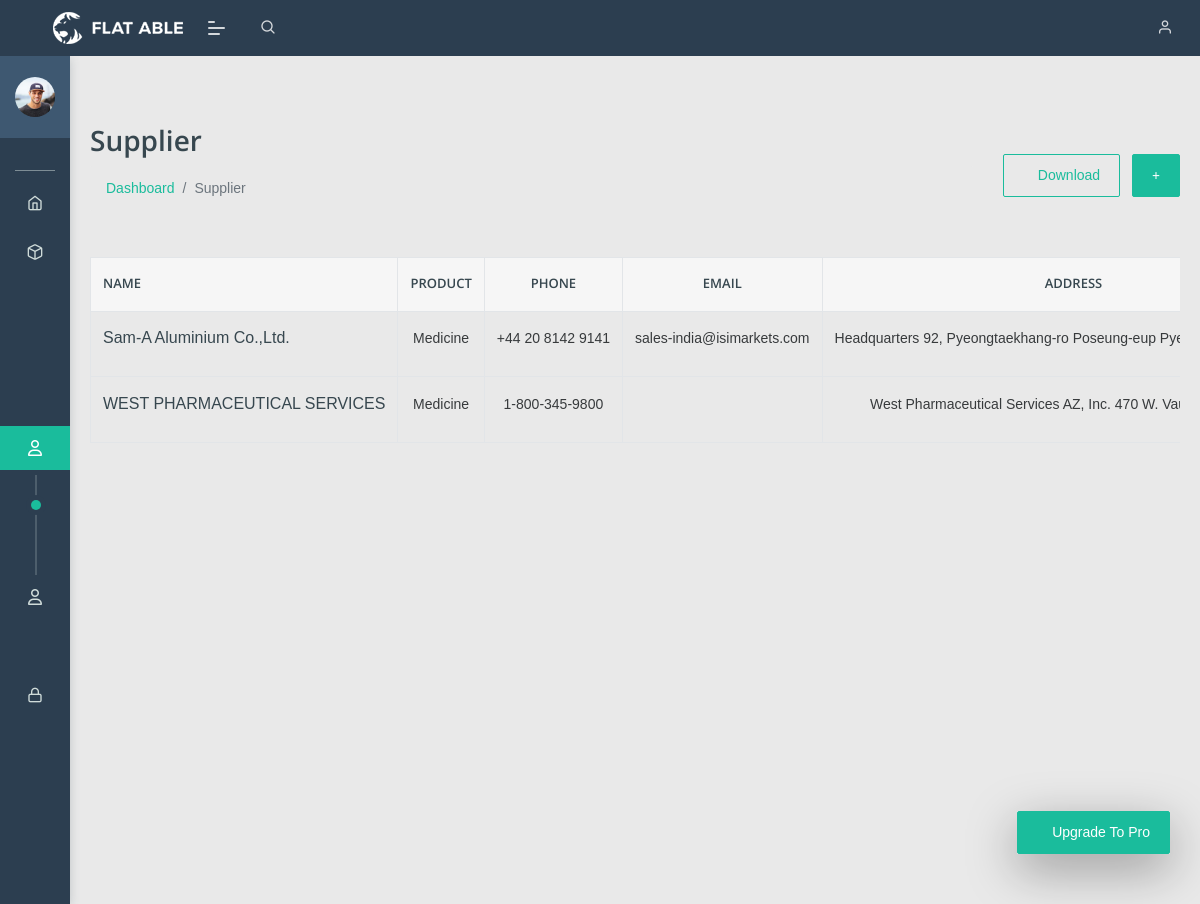
/view-suplier/ (signed in), run on the app's committed database.
### Pharmacey_App/models.py (models this page shows, shortened)
class Suplier(models.Model):
    name = models.CharField(max_length=160)
    email = models.EmailField()
    phone = models.CharField(max_length=20)
    company = models.CharField(max_length=150)
    address = models.CharField(max_length=560)
    product = models.CharField(max_length=160)
    description = models.TextField()

### Pharmacey_App/views.py (the view)
# urls.py: path('view-suplier/', views.View_Suppplier, name='View_Suppplier'),
@login_required()
def View_Suppplier(request):
    supplier = Suplier.objects.all()
    context = {
        'supplier':supplier
    }
    return render(request, 'HOD/view_supp.html', context)

### templates/HOD/view_supp.html (shortened to what this page needs)
{% extends "base.html" %}
{% load static %}
{% block body_block %}
<div class="card-body">
    <div class="page-header">
       <div class="row align-items-center">
          <div class="col">
             <h3 class="page-title">Supplier</h3>
             <ul class="breadcrumb">
                <li class="breadcrumb-item"><a href="index.html">Dashboard</a></li>
                <li class="breadcrumb-item active">Supplier</li>
             </ul>
          </div>
          <div class="col-auto text-right float-right ml-auto">
             <a href="#" class="btn btn-outline-primary mr-2"><i class="fas fa-download"></i> Download</a>
             <a href="" class="btn btn-primary"><i class="fas fa-plus"></i></a>
          </div>
       </div>
    </div>
    <div class="table-responsive">
        <table class="table table-hover mb-0 table-bordered">
            <thead>
                <tr>
                    <th>Name</th>
                    <th class="text-center">Product</th>
                    <th class="text-center">Phone</th>
                    <th class="text-center">Email</th>
                    <th class="text-center">Address</th>
                </tr>
            </thead>
            <tbody>
            {% for i in supplier %}
                <tr>
                    <td>
                        <div class="d-inline-block align-middle">
                                <h6>{{i.name}}</h6>
                            </div>
                        </div>
                    <td class="text-center">{{i.product}}</td>
                    <td class="text-center">{{i.phone}}</td>
                    <td class="text-center">{{i.email}}</td>
                    <td class="text-center">{{i.address}}</td>
            {% endfor %}
    </div>
</div>
{%endblock%}

### data on the page
Suplier: name "Sam-A Aluminium Co.,Ltd.", product "Medicine", phone "+44 20 8142 9141", email "sales-india@isimarkets.com", address "Headquarters 92, Pyeongtaekhang-ro Poseung-eup…"
Suplier: name "WEST PHARMACEUTICAL SERVICES", product "Medicine", phone "1-800-345-9800", address "West Pharmaceutical Services AZ, Inc. 470 W.…"
